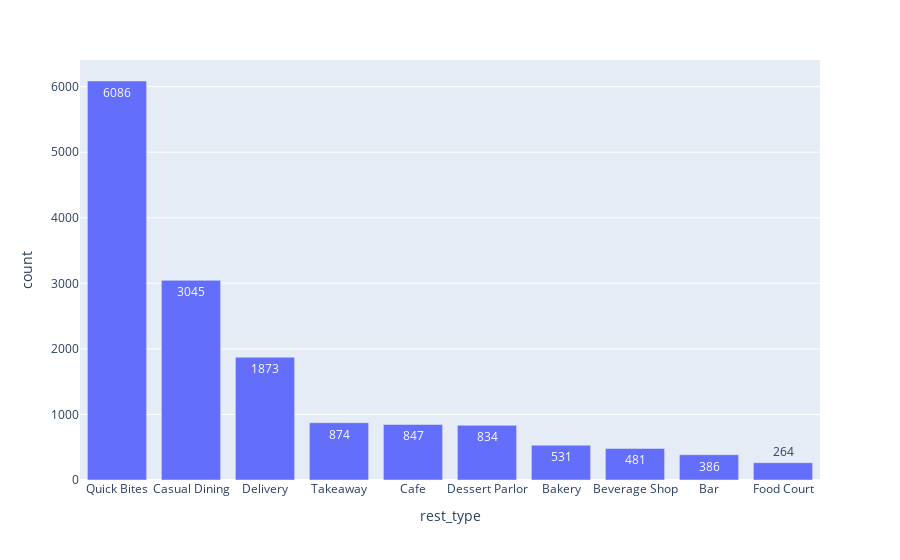

Notebook code for this chart:
### Code cell
px.bar(data_frame=df_rest_type_sum, x='rest_type', y='count', text_auto=True)

### Figure 1 — Plotly figure (JSON) as saved in the notebook; plotly's stock layout.template omitted (floating-point values rounded to 4 significant figures)
{"data": [{"alignmentgroup": "True", "hovertemplate": "rest_type=%{x}<br>count=%{y}<extra></extra>", "legendgroup": "", "marker": {"color": "#636efa", "pattern": {"shape": ""}}, "name": "", "offsetgroup": "", "orientation": "v", "showlegend": false, "textposition": "auto", "texttemplate": "%{y}", "type": "bar", "x": ["Quick Bites", "Casual Dining", "Delivery", "Takeaway", "Cafe", "Dessert Parlor", "Bakery", "Beverage Shop", "Bar", "Food Court"], "xaxis": "x", "y": [6086, 3045, 1873, 874, 847, 834, 531, 481, 386, 264], "yaxis": "y"}], "layout": {"barmode": "relative", "legend": {"tracegroupgap": 0}, "margin": {"t": 60}, "xaxis": {"anchor": "y", "domain": [0, 1], "title": {"text": "rest_type"}}, "yaxis": {"anchor": "x", "domain": [0, 1], "title": {"text": "count"}}}}
